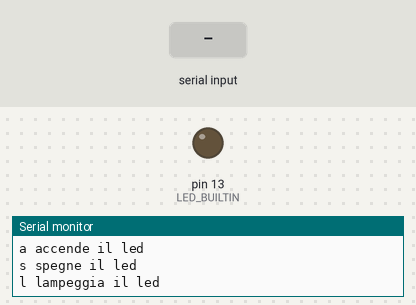
Bench run of a sketch on a simulated Arduino Uno, built with avr-gcc and run on an emulated ATmega328P. Parts: output pins drawn as LEDs (lit = HIGH), the last lines printed to the serial monitor. Dashed ring = blinking. Inputs (shaded band) come from the test bench.

Above: at 1.2 s.
1.3 s: "l90\n" received over Serial
At 1.7 s:
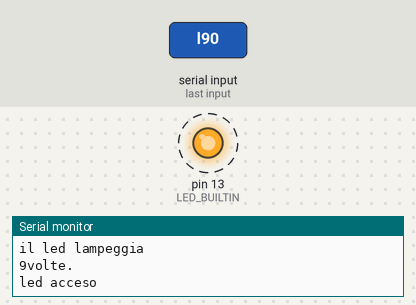
Timing chart, 0 to 10.3 s (numbered marks = the images above; inputs shaded):
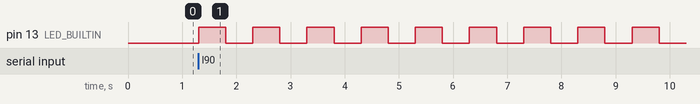

The sketch:

led_lamp.ino
```cpp
void setup() {
  // put your setup code here, to run once:
  //Initialize serial and wait for port to open:

  Serial.begin(9600);

  // prints title with ending line break
  Serial.println("Accende e spegne il led con la seriale");
  Serial.println("a accende il led");
  Serial.println("s spegne il led");
  Serial.println("l lampeggia il led");
  pinMode(LED_BUILTIN, OUTPUT);
}

void loop() {
  // put your main code here, to run repeatedly:
  if (Serial.available()) {
    unsigned char comando = Serial.read();
    if ( 'a' == comando ) {
      digitalWrite(LED_BUILTIN, HIGH);
      Serial.println("led acceso");
    } else if ( 's' == comando ) {
      digitalWrite(LED_BUILTIN, LOW);
      Serial.println("led spento");
    } else if (comando=='l')
      {Serial.println("il led lampeggia");
      while(!Serial.available()){
        ;
      }
        comando=Serial.read();
        if(comando>=49 && comando<=57){
        comando=comando-48;
        }Serial.print(comando);
        Serial.println("volte.");

       for(unsigned char i=0;i<comando;i++){
        Serial.println("led acceso");
        digitalWrite(LED_BUILTIN, HIGH);
       delay(500);
        Serial.println("led spento");
        digitalWrite(LED_BUILTIN, LOW);
        delay(500);
    }
     }else
     Serial.println("comando non riconosciuto, inserire 0 o 1 o 2");
  }
}
```

Measured:
- after the input at 1.3 s, pin 13 (LED_BUILTIN): alternates HIGH for 0.50 s and LOW for 0.50 s, starting at once
